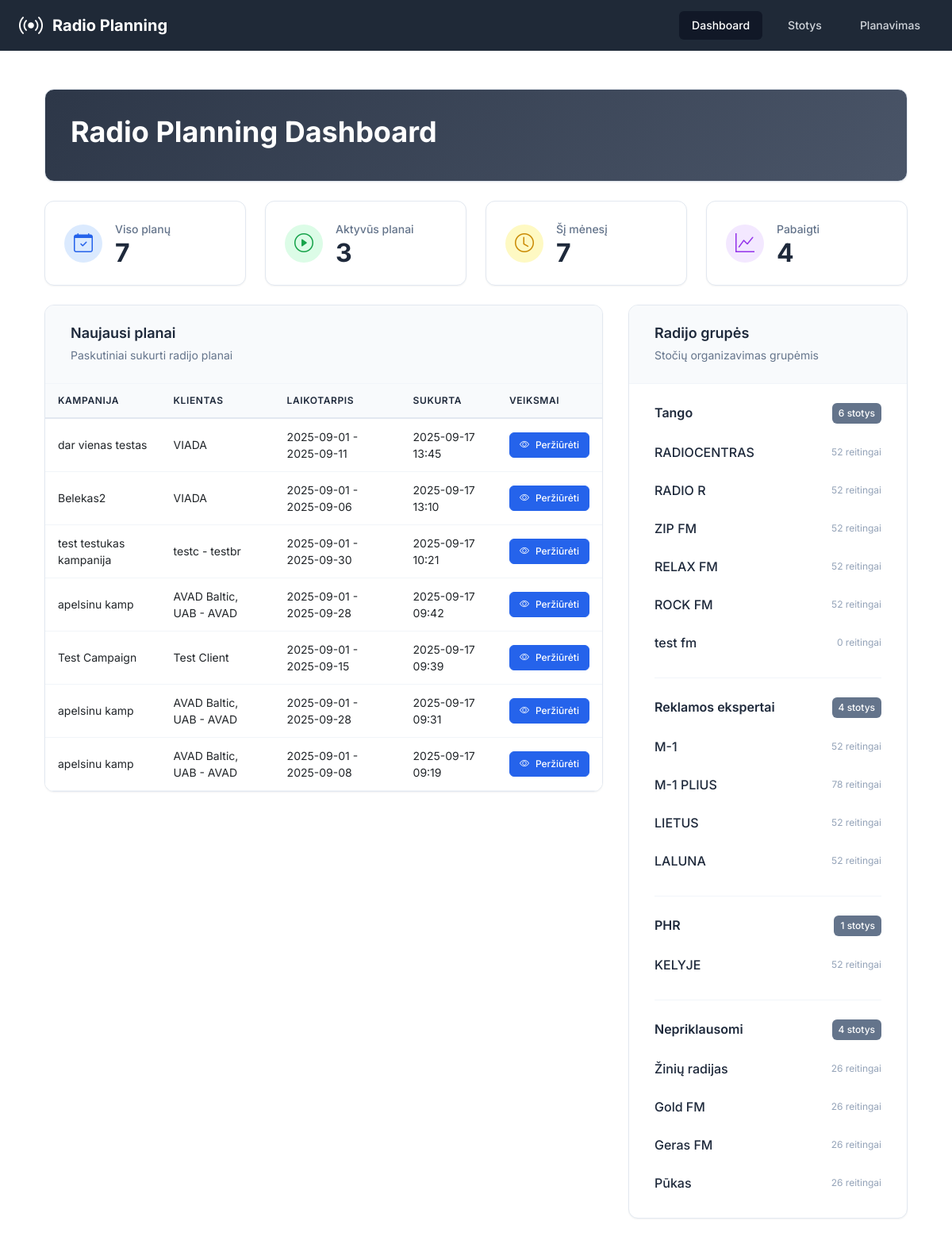
The page / on the database its author committed.
### app/models.py (models this page shows, shortened)
class RadioPlan(db.Model):
    __tablename__ = 'radio_plans'
    id = db.Column(db.Integer, primary_key=True)
    campaign_id = db.Column(db.Integer, nullable=False)  # From projects-crm
    campaign_name = db.Column(db.String(200))
    project_id = db.Column(db.Integer)
    project_name = db.Column(db.String(200))
    client_brand_id = db.Column(db.Integer)
    client_brand_name = db.Column(db.String(200))
    start_date = db.Column(db.Date, nullable=False)
    end_date = db.Column(db.Date, nullable=False)
    target_audience = db.Column(db.String(50), nullable=False)
    our_discount = db.Column(db.Float, default=0)  # Percentage
    client_discount = db.Column(db.Float, default=0)  # Percentage
    created_at = db.Column(db.DateTime, default=datetime.utcnow)
    updated_at = db.Column(db.DateTime, default=datetime.utcnow, onupdate=datetime.utcnow)
    spots = db.relationship('RadioSpot', backref='plan', lazy='dynamic', cascade='all, delete-orphan')
    clips = db.relationship('RadioClip', backref='plan', lazy='dynamic', cascade='all, delete-orphan')
    selected_stations = db.relationship('RadioStation', secondary=plan_stations, lazy='subquery',
                                      backref=db.backref('plans', lazy=True))

class RadioGroup(db.Model):
    __tablename__ = 'radio_groups'
    id = db.Column(db.Integer, primary_key=True)
    name = db.Column(db.String(100), nullable=False, unique=True)
    created_at = db.Column(db.DateTime, default=datetime.utcnow)
    stations = db.relationship('RadioStation', backref='group', lazy='dynamic', cascade='all, delete-orphan')

class RadioStation(db.Model):
    __tablename__ = 'radio_stations'
    id = db.Column(db.Integer, primary_key=True)
    name = db.Column(db.String(100), nullable=False)
    group_id = db.Column(db.Integer, db.ForeignKey('radio_groups.id'), nullable=False)
    created_at = db.Column(db.DateTime, default=datetime.utcnow)
    updated_at = db.Column(db.DateTime, default=datetime.utcnow, onupdate=datetime.utcnow)
    prices = db.relationship('StationPrice', backref='station', lazy='dynamic', cascade='all, delete-orphan')
    ratings = db.relationship('StationRating', backref='station', lazy='dynamic', cascade='all, delete-orphan')

### app/routes.py (the view)
@main_bp.route('/')
def index():
    plans = RadioPlan.query.order_by(RadioPlan.created_at.desc()).limit(10).all()
    stations = RadioStation.query.all()
    groups = RadioGroup.query.all()
    return render_template('index.html',
                         plans=plans,
                         stations=stations,
                         groups=groups)

### app/templates/index.html (shortened to what this page needs)
{% extends "base.html" %}
{% block content %}
<div class="container-fluid p-0">
    <div class="dashboard-header mb-4">
        <div class="header-content">
            <h1 style="color: white;">Radio Planning Dashboard</h1>
        </div>
    </div>
    <div class="grid grid-cols-1 gap-4 sm:grid-cols-4 mb-6">
        <div class="professional-card">
            <div class="card-content">
                <div class="card-icon bg-blue-100">
                    <i class="bi bi-calendar-check text-blue-600"></i>
                </div>
                <div class="card-stats">
                    <p class="card-title">Viso planų</p>
                    <p class="card-number" id="totalPlans">{{ plans | length }}</p>
                </div>
            </div>
        </div>
        <div class="professional-card">
            <div class="card-content">
                <div class="card-icon bg-green-100">
                    <i class="bi bi-play-circle text-green-600"></i>
                </div>
                <div class="card-stats">
                    <p class="card-title">Aktyvūs planai</p>
                    <p class="card-number" id="activePlans">0</p>
                </div>
            </div>
        </div>
        <div class="professional-card">
            <div class="card-content">
                <div class="card-icon bg-yellow-100">
                    <i class="bi bi-clock text-yellow-600"></i>
                </div>
                <div class="card-stats">
                    <p class="card-title">Šį mėnesį</p>
                    <p class="card-number" id="thisMonthPlans">0</p>
                </div>
            </div>
        </div>
        <div class="professional-card">
            <div class="card-content">
                <div class="card-icon bg-purple-100">
                    <i class="bi bi-graph-up text-purple-600"></i>
                </div>
                <div class="card-stats">
                    <p class="card-title">Pabaigti</p>
                    <p class="card-number" id="completedPlans">0</p>
                </div>
            </div>
        </div>
    </div>
    <div class="content-grid">
        <div class="content-section plans-section">
            <div class="professional-section">
                <div class="section-header">
                    <div class="section-title">
                        <h3>Naujausi planai</h3>
                        <span class="section-subtitle">Paskutiniai sukurti radijo planai</span>
                    </div>
                </div>
                <div class="table-container">
                    {% if plans %}
                    <div class="table-responsive">
                        <table class="professional-table">
                            <thead>
                                <tr>
                                    <th>Kampanija</th>
                                    <th>Klientas</th>
                                    <th>Laikotarpis</th>
                                    <th>Sukurta</th>
                                    <th>Veiksmai</th>
                                </tr>
                            </thead>
                            <tbody>
                                {% for plan in plans %}
                                <tr>
                                    <td>{{ plan.campaign_name or 'N/A' }}</td>
                                    <td>{{ plan.client_brand_name or 'N/A' }}</td>
                                    <td>{{ plan.start_date.strftime('%Y-%m-%d') }} - {{ plan.end_date.strftime('%Y-%m-%d') }}</td>
                                    <td>{{ plan.created_at.strftime('%Y-%m-%d %H:%M') }}</td>
                                    <td>
                                        <a href="{{ url_for('main.view_plan', plan_id=plan.id) }}" class="btn-professional btn-primary btn-sm">
                                            <i class="bi bi-eye"></i>
                                            <span>Peržiūrėti</span>
                                        </a>
                                    </td>
                                </tr>
                                {% endfor %}
                            </tbody>
                        </table>
                    </div>
                    {% endif %}
                </div>
            </div>
        </div>
        <div class="content-section groups-section">
            <div class="professional-section">
                <div class="section-header">
                    <div class="section-title">
                        <h3>Radijo grupės</h3>
                        <span class="section-subtitle">Stočių organizavimas grupėmis</span>
                    </div>
                </div>
                <div class="groups-container">
                    {% for group in groups %}
                    <div class="group-item">
                        <div class="group-header">
                            <h4>{{ group.name }}</h4>
                            <span class="group-badge">{{ group.stations.count() }} stotys</span>
                        </div>
                        <div class="stations-list">
                            {% for station in group.stations %}
                            <div class="station-item">
                                <span class="station-name">{{ station.name }}</span>
                                <span class="station-info">{{ station.ratings.count() }} reitingai</span>
                            </div>
                            {% endfor %}
                        </div>
                    </div>
                    {% endfor %}
                </div>
            </div>
        </div>
    </div>
</div>
{% endblock %}

### app/templates/base.html (shortened to what this page needs)
<!DOCTYPE html>
<html lang="lt" class="h-full bg-gray-50">
<head>
    <script src="https://cdn.tailwindcss.com"></script>
    <link rel="stylesheet" href="https://cdn.jsdelivr.net/npm/bootstrap-icons@1.11.0/font/bootstrap-icons.css">
    <link href="https://cdn.jsdelivr.net/npm/bootstrap@5.3.0/dist/css/bootstrap.min.css" rel="stylesheet">
</head>
<body class="h-full">
    <div class="min-h-full">
        <header class="bg-gray-800">
            <div class="max-w-7xl mx-auto px-4 sm:px-6 lg:px-8">
                <div class="flex justify-between h-16">
                    <div class="flex items-center">
                        <div class="flex-shrink-0">
                            <div class="flex items-center">
                                <i class="bi bi-broadcast text-white text-3xl mr-3"></i>
                                <h1 class="text-xl font-bold text-white">Radio Planning</h1>
                            </div>
                        </div>
                    </div>
                    <nav class="hidden md:flex items-center space-x-4">
                        <a href="{{ url_for('main.index') }}"
                           class="{% if request.endpoint == 'main.index' %}bg-gray-900 text-white{% else %}text-gray-300 hover:bg-gray-700 hover:text-white{% endif %} px-3 py-2 rounded-md text-sm font-medium transition-colors">
                            Dashboard
                        </a>
                        <a href="{{ url_for('main.stations') }}"
                           class="{% if request.endpoint == 'main.stations' %}bg-gray-900 text-white{% else %}text-gray-300 hover:bg-gray-700 hover:text-white{% endif %} px-3 py-2 rounded-md text-sm font-medium transition-colors">
                            Stotys
                        </a>
                        <a href="{{ url_for('main.planning') }}"
                           class="{% if request.endpoint == 'main.planning' %}bg-gray-900 text-white{% else %}text-gray-300 hover:bg-gray-700 hover:text-white{% endif %} px-3 py-2 rounded-md text-sm font-medium transition-colors">
                            Planavimas
                        </a>
                    </nav>
                </div>
            </div>
        </header>
        <main class="max-w-7xl mx-auto py-6 sm:px-6 lg:px-8">
            <div class="px-4 py-6 sm:px-0">
                {% block content %}{% endblock %}
            </div>
        </main>
    </div>
</body>
</html>

### app/templates/base.html (style rules this page uses)
body { font-family: 'Inter', sans-serif; }

### rows shown on the page
RadioPlan: campaign_name "dar vienas testas", client_brand_name "VIADA", start_date "2025-09-01", end_date "2025-09-11", created_at "2025-09-17 13:45"
RadioPlan: campaign_name "Belekas2", client_brand_name "VIADA", start_date "2025-09-01", end_date "2025-09-06", created_at "2025-09-17 13:10"
RadioPlan: campaign_name "test testukas kampanija", client_brand_name "testc - testbr", start_date "2025-09-01", end_date "2025-09-30", created_at "2025-09-17 10:21"
RadioPlan: campaign_name "apelsinu kamp", client_brand_name "AVAD Baltic, UAB - AVAD", start_date "2025-09-01", end_date "2025-09-28", created_at "2025-09-17 09:42"
RadioPlan: campaign_name "Test Campaign", client_brand_name "Test Client", start_date "2025-09-01", end_date "2025-09-15", created_at "2025-09-17 09:39"
RadioPlan: campaign_name "apelsinu kamp", client_brand_name "AVAD Baltic, UAB - AVAD", start_date "2025-09-01", end_date "2025-09-28", created_at "2025-09-17 09:31"
RadioPlan: campaign_name "apelsinu kamp", client_brand_name "AVAD Baltic, UAB - AVAD", start_date "2025-09-01", end_date "2025-09-08", created_at "2025-09-17 09:19"
RadioGroup: name "Tango", stations.count "6"
RadioStation: name "RADIOCENTRAS", ratings.count "52"
RadioStation: name "RADIO R", ratings.count "52"
RadioStation: name "ZIP FM", ratings.count "52"
RadioStation: name "RELAX FM", ratings.count "52"
RadioStation: name "ROCK FM", ratings.count "52"
RadioStation: name "test fm", ratings.count "0"
RadioGroup: name "Reklamos ekspertai", stations.count "4"
RadioStation: name "M-1", ratings.count "52"
RadioStation: name "M-1 PLIUS", ratings.count "78"
RadioStation: name "LIETUS", ratings.count "52"
RadioStation: name "LALUNA", ratings.count "52"
RadioGroup: name "PHR", stations.count "1"
RadioStation: name "KELYJE", ratings.count "52"
RadioGroup: name "Nepriklausomi", stations.count "4"
RadioStation: name "Žinių radijas", ratings.count "26"
RadioStation: name "Gold FM", ratings.count "26"
RadioStation: name "Geras FM", ratings.count "26"
RadioStation: name "Pūkas", ratings.count "26"

### other values the page prints
{{ plans | length }} "7"
